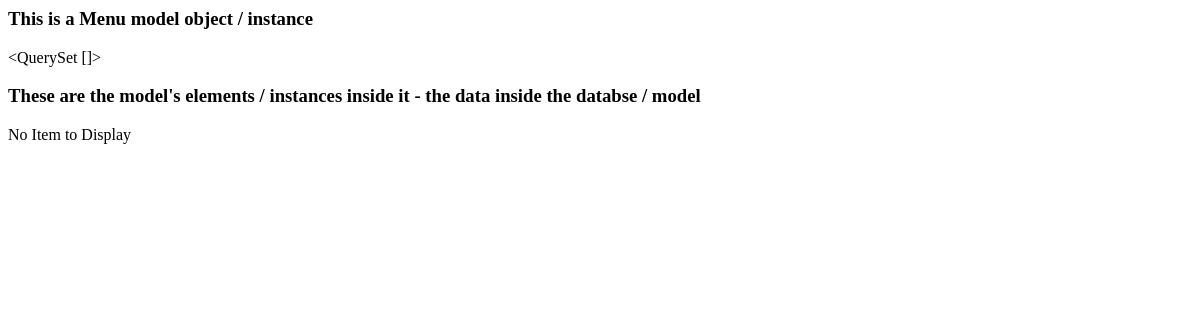
The page /menufromdatabase/ on the database as committed earlier.
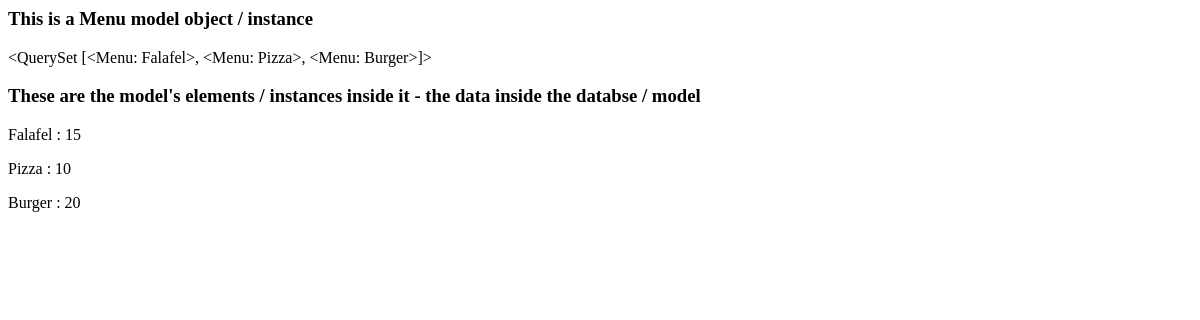
The same page on the database as committed later.
### myapp/models.py (models this page shows)
class Menu(models.Model):
    name = models.CharField(max_length=200)
    price = models.IntegerField()
    def __str__(self):
        return self.name

### myapp/views.py (the view)
# urls.py: path("menufromdatabase/", views.menu_models_templates),
def menu_models_templates(request):
    menu_obj = Menu.objects.all() # creating a menu object / instance which is a QuerySet object
    return render(request, 'menudb.html', {'menudb': menu_obj})

### myapp/templates/menudb.html
<h3> This is a Menu model object / instance </h3>
<p> {{menudb}} </P>
<h3> These are the model's elements / instances inside it - the data inside the databse / model </h3>
{% if menudb %}
{% for menu_item in menudb %}
<p> {{menu_item.name}} : {{menu_item.price}} </p>
{% endfor %}
{% else %}
<p> No Item to Display </p>
{% endif %}

Rows that differ between the two databases and show on the page:
added Menu: name.name "<QuerySet [<Menu: Falafel>, <Menu: Pizza>, <Menu: Burger>]>", name "Falafel", price "15"
added Menu: name "Pizza", price "10"
added Menu: name "Burger", price "20"
Other text that changed with them:
{{ menudb }}: "<QuerySet []>" → (not shown)
text no longer shown: "No Item to Display"
